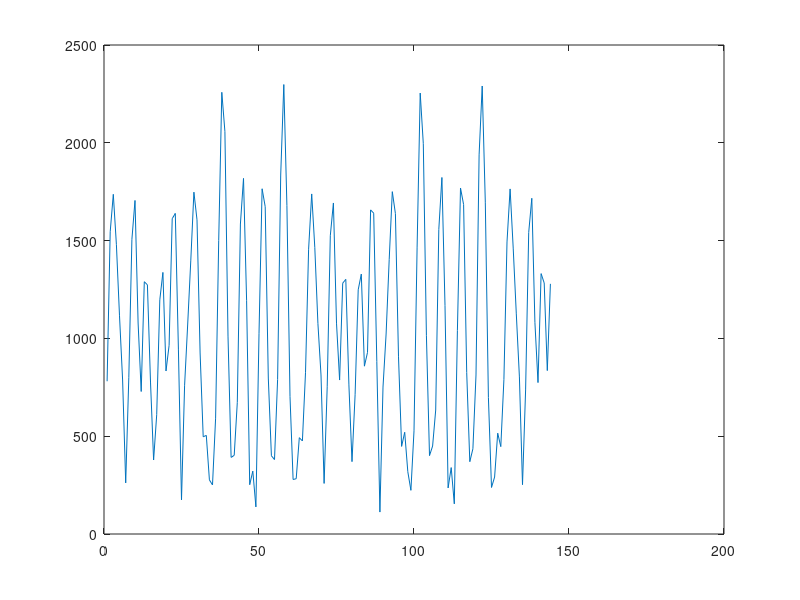

Source code (MATLAB):
%% Simulation of OFDM Receiver
clc
close all
%% Parameters
N   = 128;        % Number of subcarriers
Noc = 48;
L   = 16;         % Number of pilots
Nleft  = floor((N-Noc)/2); 
SNR = 25;

%% Init
Ls = N/2;        % Half of subcarriers

load ofdm_data;

r = reshape(usrp_rx,[],1);
r = r(20*1024:40*1024);

r = awgn(r,SNR,'measured');

%r = r ./ max(abs(r));
%% Coarse Timing Synhronization (using Schimdl-Cox Method)
P = zeros(numel(r),1);
for d=1:numel(P)-2*Ls
    for m=0:Ls-1
        P(d) = P(d) + conj(r(d+m))*r(d+m+Ls);
    end
end

R = zeros(numel(r),1);
for d=1:numel(R)-2*Ls
    for m=0:Ls-1
        R(d) = R(d) + abs(r(d+m+Ls))^2;
    end
end

% Improved equation of Schmidl-Cox (Otherwise, noise has a big impact on peaks)
M = abs(P).^2 ./ (R.^2); 

idx_sync_coarse = find(M > 0.80,1,'first')

%% Fine Syhcronization (using Correlation)
% Now, we need to find exact timing point
% for implementation of Pearson correlation, see "Numerical Recipes in C",
% page 636-639

TINY = 1.0e-20;
x = ofdm_tx_t(:,1);
x_sz = numel(x);
y = r(idx_sync_coarse:idx_sync_coarse+1*(N));
y_sz = numel(y);

RC = [];
for idx=1:Ls
    yt = 0;
    xt = 0;

    syy = 0;
    sxy = 0;
    sxx = 0;
    ax = mean(abs(x));
    ay = mean(abs(y));
    for jdx=1:Ls
        xt = abs(x(jdx)) - ax;
        yt = abs(y(idx+jdx)) - ay;
        sxx = sxx + xt*xt;
        syy = syy + yt*yt;
        sxy = sxy + xt*yt;
    end
    rc = sxy / (sqrt(sxx*syy) + TINY); 
    RC = [RC rc];
end

[idx_val,idx_sync_fine] = max(abs(RC));
idx_sync = idx_sync_coarse + idx_sync_fine - L; 
%idx_sync = 156; %idx_sync - 1


rxt_frame = r(idx_sync + 1:idx_sync+4*(N+L));
rxt_frame2 = reshape(rxt_frame,N+L,[]);

rxt_preamble = rxt_frame2(:,1); 
plot(abs(rxt_preamble))
rxt_pilot = rxt_frame2(:,2);
rxt_data = rxt_frame2(:,3);
rxt_silence = rxt_frame2(:,4);

est_SNR = 10*log10(mean(abs(rxt_preamble).^2)/mean(abs(rxt_silence).^2))

%% Carrier Offset Recovery
est_angle = angle(P(idx_sync + L));
%fco_est = 0;

r = r.*exp(-1i*2*est_angle*(0:1:length(r)-1)'./N);         % Suppress CFO

if 1%abs(est_angle) >= pi
    p1 = fftshift(fft(r(idx_sync+1:idx_sync+N/2),N));
    p2 = fftshift(fft(r(idx_sync+N/2+1:idx_sync+N),N));
    
    % Iterate on even subcarriers
    % g_span1 = -4;
    % g_span2 = 4;
    % g = 1;
    % B = 0;
    % for idx=g_span1:g_span2
    %     B1 = 0;
    %     B2 = 0;
    %     for jdx=Nleft+2:2:Nleft+Noc
    %         B1 = B1 + conj(p1(jdx+idx))*conj(p2(jdx+idx));
    %         B2 = B2 + abs(p2(jdx+idx)^2);
    %     end
    %     B(g) = abs(B1)^2 / (2*B2^2);
    %     g = g + 1;
    % end
    g_span1 = -Nleft;
    g_span2 = Nleft;
    B = 0;
    g=1;
    for idx_k = g_span1:g_span2
        B1 = 0;
        B2 = 0;
        for jdx=Nleft+1:2:Nleft+Noc
            B1 = B1 + conj(p1(jdx+idx_k))*p2(jdx+idx_k);
            B2 = B2 + abs(p2(jdx)^2);
        end
        B(g) = abs(B1)^2 / (2*B2^2);
        g = g + 1;
    end
    
    [gval gidx] = max(B);
    g_est = gidx + g_span1 - 1;
    
    fco_remaining = (2*g_est/N);
    fco_est = (est_angle/(pi*N)) + fco_remaining;
    
    r = r.*exp(-1i*2*pi*(fco_remaining)*(0:1:length(r)-1)');
else
    fco_est = (est_angle/(pi*N));
end
%% OFDM Rx Chain
tx_bits = [...
     1,     1,     1,     1,     1,     1,     1,     1,     1,     1, ...
     1,     1,     1,     1,     1,     1,     1,     1,     1,     1, ...
     1,     1,     1,     1,     1,     1,     1,     1,     1,     1, ...
     1,     1,     1,     1,     1,     1,     1,     1,     1,     1, ...
     1,     1,     1,     1,     1,     1,     1,     1].';

txf_pilot = ofdm_tx_f(:,2);                         % Reference pilots
r1     = r(idx_sync+1:idx_sync+4*(N+L));            % Select the frame
r_f    = reshape(r1,(N+L),[]);                      % Serial to Parallel
r_f    = r_f(17:end,:);                             % CP Removal
r_f    = fft(r_f);                                  % FFT

r_preamble = fftshift(r_f(:,1));        % Received preamble
r_pilot = fftshift(r_f(:,2));           % Received pilot
r_data = fftshift(r_f(:,3));            % Received data
r_silence = fftshift(r_f(:,4));         % Received silence

occupied = (Nleft+1:Nleft+Noc);
h = txf_pilot(occupied) ./ r_pilot(occupied);
data = r_data(occupied) .* h;
%data = data ./ max(abs(data));

rx_bits = real(data) > 0;
[~, data_ber] = biterr(tx_bits,rx_bits);

data_ber
%plot(abs(data))


